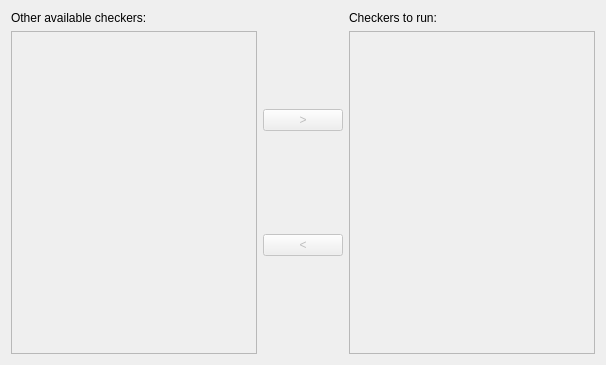
<?xml version="1.0" encoding="UTF-8"?>
<ui version="4.0">
 <class>SelectCheckersWidget</class>
 <widget class="QWidget" name="SelectCheckersWidget">
  <property name="geometry">
   <rect>
    <x>0</x>
    <y>0</y>
    <width>606</width>
    <height>365</height>
   </rect>
  </property>
  <property name="windowTitle">
   <string comment="@title:window">Select checkers</string>
  </property>
  <layout class="QHBoxLayout" name="selectCheckersWidgetHorizontalLayout">
   <item>
    <layout class="QVBoxLayout" name="otherAvailableCheckersVerticalLayout">
     <item>
      <widget class="QLabel" name="otherAvailableCheckersLabel">
       <property name="text">
        <string comment="@label">Other available checkers:</string>
       </property>
      </widget>
     </item>
     <item>
      <widget class="QTreeView" name="otherAvailableCheckersView">
       <property name="enabled">
        <bool>false</bool>
       </property>
      </widget>
     </item>
    </layout>
   </item>
   <item>
    <layout class="QVBoxLayout" name="buttonVerticalLayout">
     <item>
      <spacer name="buttonVerticalSpacer">
       <property name="orientation">
        <enum>Qt::Vertical</enum>
       </property>
       <property name="sizeHint" stdset="0">
        <size>
         <width>20</width>
         <height>40</height>
        </size>
       </property>
      </spacer>
     </item>
     <item>
      <widget class="KPushButton" name="addButton">
       <property name="enabled">
        <bool>false</bool>
       </property>
       <property name="toolTip">
        <string comment="@info:tooltip">Add checkers</string>
       </property>
       <property name="whatsThis">
        <string comment="@info:whatsthis">&lt;para&gt;Adds the checkers selected in the &lt;interface&gt;Other available checkers&lt;/interface&gt; list to the &lt;interface&gt;Checkers to run&lt;/interface&gt; list.&lt;/para&gt;</string>
       </property>
       <property name="text">
        <string comment="@action:button">&gt;</string>
       </property>
      </widget>
     </item>
     <item>
      <spacer name="buttonVerticalSpacer2">
       <property name="orientation">
        <enum>Qt::Vertical</enum>
       </property>
       <property name="sizeHint" stdset="0">
        <size>
         <width>20</width>
         <height>40</height>
        </size>
       </property>
      </spacer>
     </item>
     <item>
      <widget class="KPushButton" name="removeButton">
       <property name="enabled">
        <bool>false</bool>
       </property>
       <property name="toolTip">
        <string comment="@info:tooltip">Remove checkers</string>
       </property>
       <property name="whatsThis">
        <string comment="@info:whatsthis">&lt;para&gt;Removes the selected checkers from the &lt;interface&gt;Checkers to run&lt;/interface&gt; list.&lt;/para&gt;

&lt;para&gt;The checkers will be added to the &lt;interface&gt;Other available checkers&lt;/interface&gt; list.&lt;/para&gt;</string>
       </property>
       <property name="text">
        <string comment="@action:button">&lt;</string>
       </property>
      </widget>
     </item>
     <item>
      <spacer name="buttonVerticalSpacer3">
       <property name="orientation">
        <enum>Qt::Vertical</enum>
       </property>
       <property name="sizeHint" stdset="0">
        <size>
         <width>20</width>
         <height>40</height>
        </size>
       </property>
      </spacer>
     </item>
    </layout>
   </item>
   <item>
    <layout class="QVBoxLayout" name="checkersToRunVerticalLayout">
     <item>
      <widget class="QLabel" name="checkersToRunLabel">
       <property name="text">
        <string comment="@label">Checkers to run:</string>
       </property>
      </widget>
     </item>
     <item>
      <widget class="QTreeView" name="checkersToRunView">
       <property name="enabled">
        <bool>false</bool>
       </property>
      </widget>
     </item>
    </layout>
   </item>
  </layout>
 </widget>
 <customwidgets>
  <customwidget>
   <class>KPushButton</class>
   <extends>QPushButton</extends>
   <header>kpushbutton.h</header>
  </customwidget>
 </customwidgets>
 <resources/>
 <connections/>
</ui>
